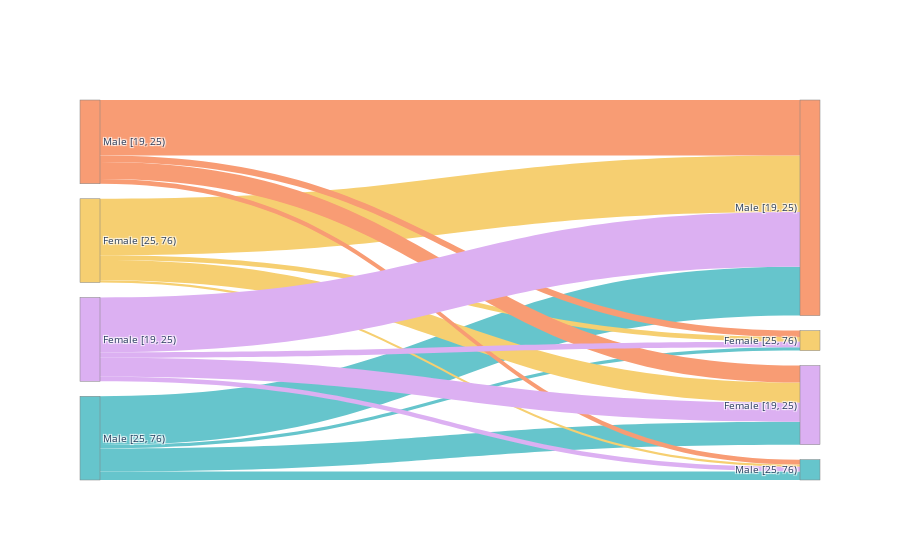

Notebook code cell kept with this figure:
### Code cell
# gender and age
g = Map(T, cdf0.to_numpy(), cdf1.to_numpy(), symmetric = False)
g.add_group(lambda x: x[f["age"]] < 25 and x[f["sex"]] == 0, "Male [25, 76)")
g.add_group(lambda x: x[f["age"]] < 25 and x[f["sex"]] > 0, "Female [25, 76)")
g.add_group(lambda x: x[f["age"]] >= 25 and x[f["sex"]] == 0, "Male [19, 25)")
g.add_group(lambda x: x[f["age"]] >= 25 and x[f["sex"]] > 0, "Female [19, 25)")
parallel_plot(g.group_adj,[gr[0] for gr in g.groups])

### Figure 1 — Plotly figure (JSON) as saved in the notebook; plotly's stock layout.template omitted (floating-point values rounded to 4 significant figures)
{"data": [{"link": {"color": ["rgb(102, 197, 204)", "rgb(102, 197, 204)", "rgb(102, 197, 204)", "rgb(102, 197, 204)", "rgb(246, 207, 113)", "rgb(246, 207, 113)", "rgb(246, 207, 113)", "rgb(246, 207, 113)", "rgb(248, 156, 116)", "rgb(248, 156, 116)", "rgb(248, 156, 116)", "rgb(248, 156, 116)", "rgb(220, 176, 242)", "rgb(220, 176, 242)", "rgb(220, 176, 242)", "rgb(220, 176, 242)"], "source": [0, 0, 0, 0, 1, 1, 1, 1, 2, 2, 2, 2, 3, 3, 3, 3], "target": [4, 5, 6, 7, 4, 5, 6, 7, 4, 5, 6, 7, 4, 5, 6, 7], "value": [0.1029, 0.04, 0.5829, 0.2743, 0.02778, 0.05556, 0.6746, 0.2421, 0.05766, 0.07659, 0.6635, 0.2022, 0.05479, 0.06654, 0.6536, 0.225]}, "node": {"color": ["rgb(102, 197, 204)", "rgb(246, 207, 113)", "rgb(248, 156, 116)", "rgb(220, 176, 242)", "rgb(102, 197, 204)", "rgb(246, 207, 113)", "rgb(248, 156, 116)", "rgb(220, 176, 242)"], "label": ["Male [25, 76)", "Female [25, 76)", "Male [19, 25)", "Female [19, 25)", "Male [25, 76)", "Female [25, 76)", "Male [19, 25)", "Female [19, 25)"], "line": {"color": "gray", "width": 0.5}, "pad": 15, "thickness": 20}, "type": "sankey"}], "layout": {"font": {"size": 10}}}
